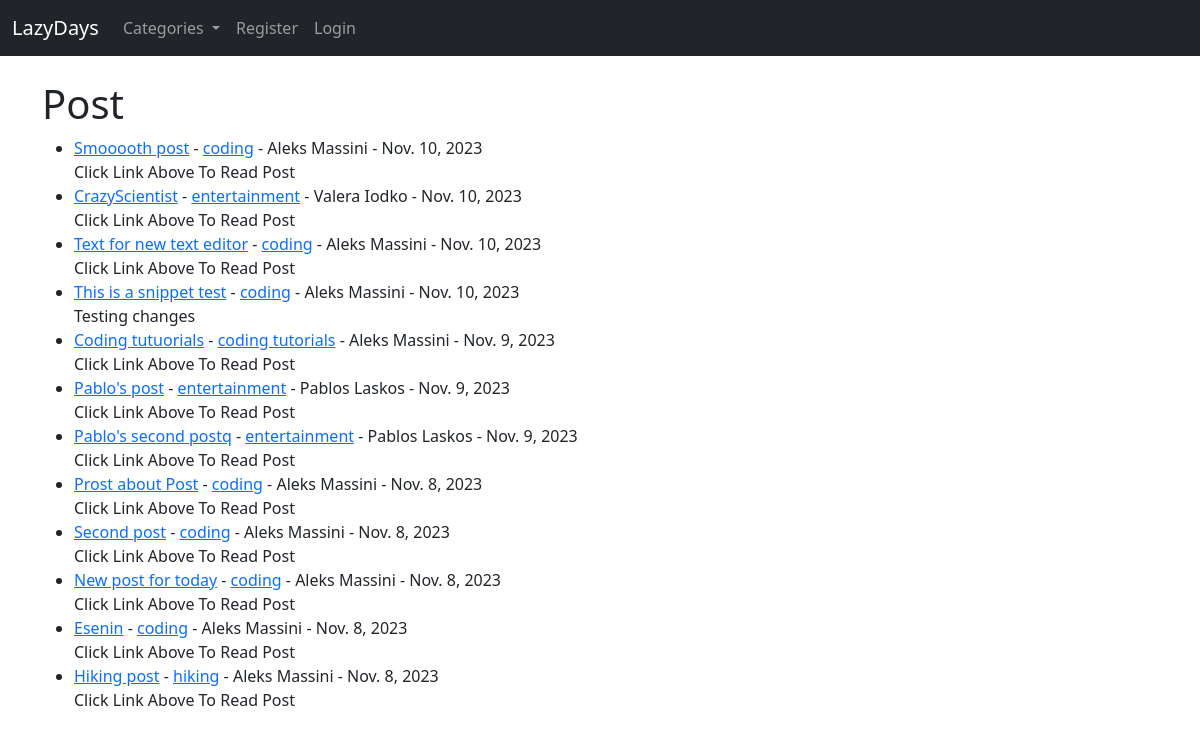
Before: / with the older database file.
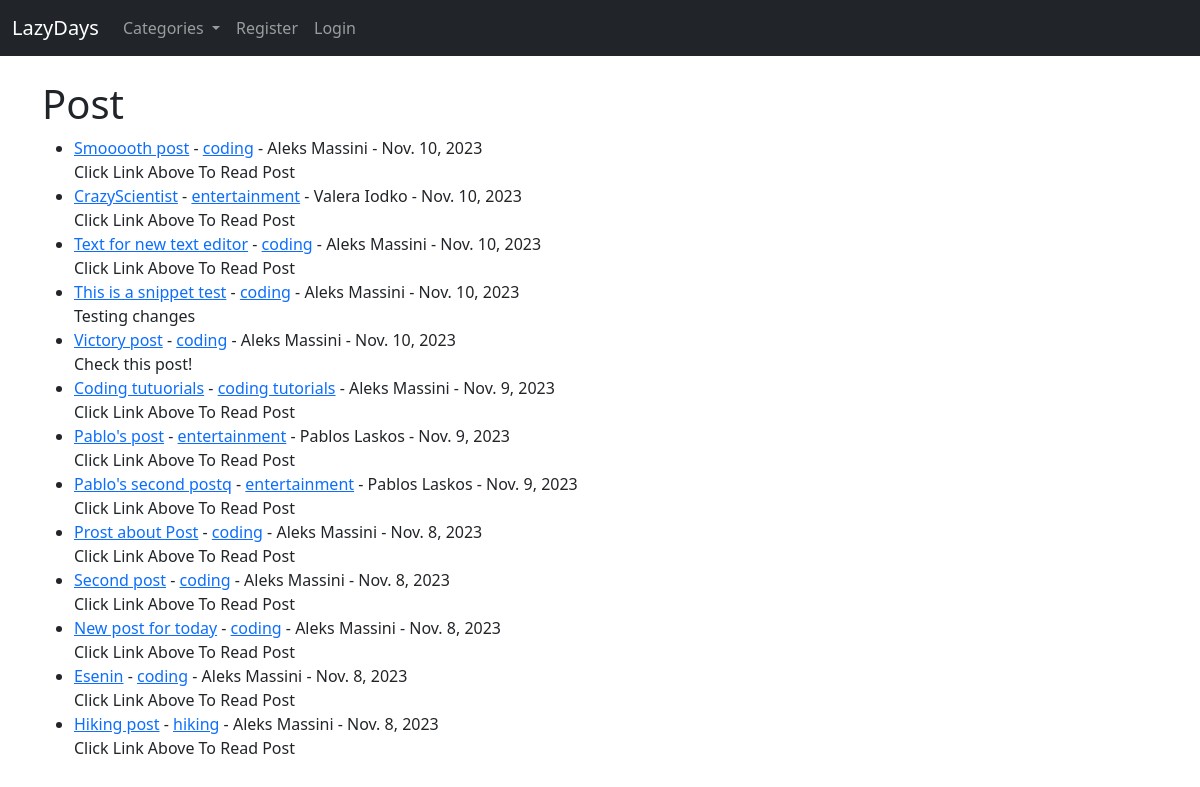
After: the same page with the newer database file.
### theblog/models.py (models this page shows, shortened)
class Post(models.Model):
    title = models.CharField(max_length=255)
    title_tag = models.CharField(max_length=255)
    author = models.ForeignKey(User, on_delete=models.CASCADE)
    body = RichTextField(blank=True, null=True)
    post_date = models.DateField(auto_now_add=True)
    category = models.CharField(max_length=255, default='coding')
    likes = models.ManyToManyField(User, related_name='blog_posts')
    snippet = models.CharField(max_length=255)

### theblog/views.py (the view)
# urls.py: path('', HomeView.as_view(), name='home'),
class HomeView(ListView):
    model = Post
    template_name = 'home.html'
    ordering = ['-post_date']
    def get_context_data(self, *args, **kwargs):
        cat_menu = Category.objects.all()
        context = super(HomeView, self).get_context_data(*args, **kwargs)
        context['cat_menu'] = cat_menu
        return context

### theblog/models.py (called while the page is built)
    def __str__(self):
        return self.name

### theblog/templates/home.html (shortened to what this page needs)
{% extends 'base.html' %}
{% block content %}
  <h1>Post</h1>
  <ul>
    {% for post in object_list %}
      <li>
        <a href="{% url 'article-detail' post.pk %}">{{ post.title }}</a>
        - <a href="{% url 'category' post.category|slugify %}">{{ post.category }}</a>
        - {{ post.author.first_name }} {{ post.author.last_name }} - {{ post.post_date }}
        <br />
        {{ post.snippet }}
      </li>
    {% endfor %}
  </ul>
{% endblock %}

Changed rows visible on the page:
added Post: title "Victory post", category "coding", author.first_name "Aleks", author.last_name "Massini", post_date "Nov. 10, 2023", snippet "Check this post!"
